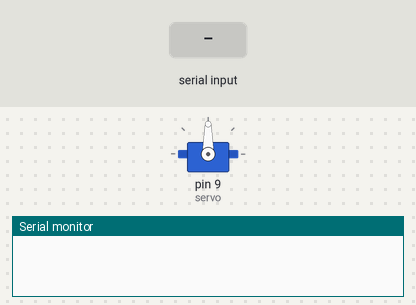
Bench run of a sketch on a simulated Arduino Uno, built with avr-gcc and run on an emulated ATmega328P. Parts: servo, the last lines printed to the serial monitor. The test bench sets the inputs (shaded band).

Above: at 1.2 s.
1.3 s: "90,45\n" received over Serial
At 2.8 s:
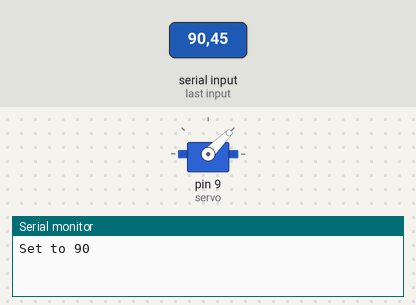
3.8 s: "200\n" received over Serial
At 5.9 s:
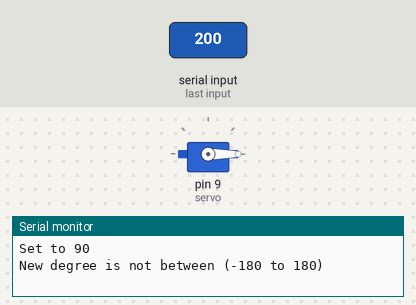
6.3 s: "30,150\n" received over Serial
At 7.9 s:
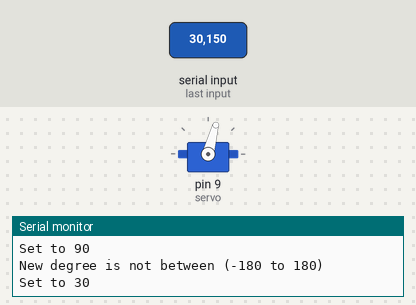
8.8 s: "90\n" received over Serial
At 10.9 s:
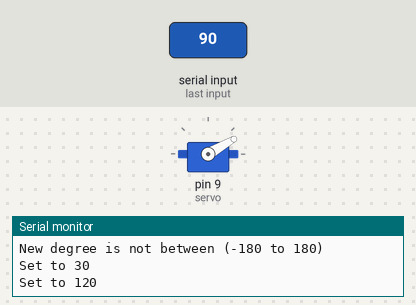
Timing chart, 0 to 12.3 s (numbered marks = the images above; inputs shaded):
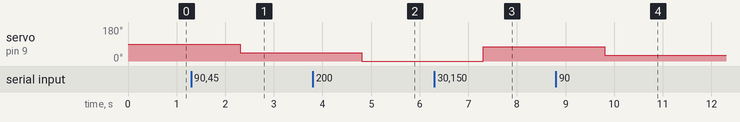

The sketch:

Last_Loaded_New_Project.pdsbak.ino
```cpp
#include <Arduino.h>
#include <Servo.h>

Servo servo;
int curr_degree = 0;

void setup() {
  // put your setup code here, to run once:
  servo.attach(9, 1000, 2000);
  Serial.begin(9600);
}

void loop() {
  // put your main code here, to run repeatedly:
  while (Serial.available() == 0);

  String enteredText = Serial.readString();

  int number = enteredText.toInt();

  curr_degree =  curr_degree - number;
  if (curr_degree >= -180 && curr_degree <= 180)
  {
    int degreee = map(curr_degree, -180, 180, 0, 180);
    servo.write(degreee);
    Serial.print("Set to ");
    Serial.println(curr_degree * -1);
  }
  else
  {
    curr_degree = 0;
    servo.write(0);
    Serial.println("New degree is not between (-180 to 180)");
  }
}
```

Measured:
- after the input at 1.3 s, servo on pin 9 (servo): 90° → 45° after 1.0 s
- after the input at 3.8 s, servo on pin 9 (servo): 45° → 0° after 1.0 s
- after the input at 6.3 s, servo on pin 9 (servo): 0° → 75° after 1.0 s
- after the input at 8.8 s, servo on pin 9 (servo): 75° → 30° after 1.0 s
